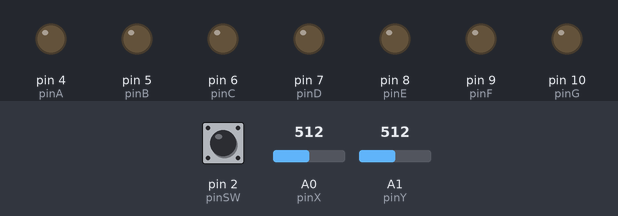
The sketch below on a simulated Arduino Uno, built with avr-gcc and run on an emulated ATmega328P. On the bench: output pins drawn as LEDs (lit = HIGH). Inputs (shaded band) come from the test bench; at power-on: A1 (pinY) = 512, pin 2 (pinSW) HIGH, A0 (pinX) = 512. Pins used as bus, display or sensor lines are not drawn.

Above: at 1.2 s.
1.3 s: A1 (pinY) set to 418
2.8 s: A1 (pinY) set to 382
At 3.44 s:
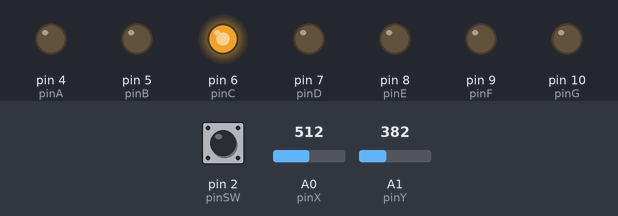
5.8 s: pin 2 (pinSW) pulled LOW for 0.15 s
7.5 s: pin 2 (pinSW) pulled LOW for 1 s
At 8.96 s:
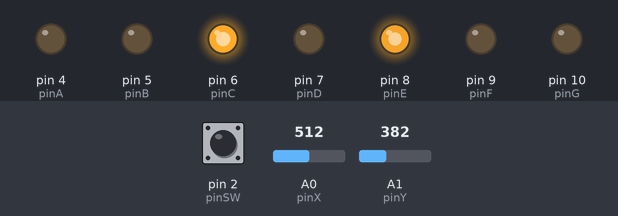
10.8 s: A0 (pinX) set to 610
13.8 s: pin 2 (pinSW) pulled LOW for 1 s
Timing chart, 0 to 16.8 s (numbered marks = the images above; inputs shaded):
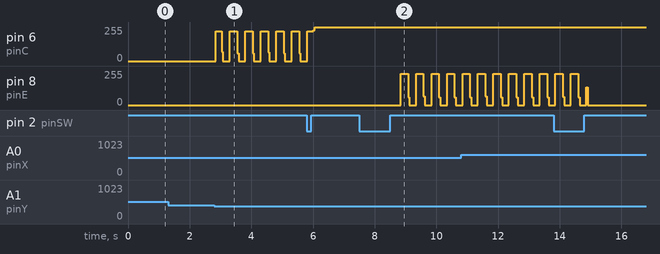

The sketch:

Homework3.ino
```cpp
const int pinSW = 2;
const int pinX = A0;
const int pinY = A1;

const int pinA = 4;
const int pinB = 5;
const int pinC = 6;
const int pinD = 7;
const int pinE = 8;
const int pinF = 9;
const int pinG = 10;
const int pinDP = 11;

volatile unsigned long lastDebounceTime = 0;
const unsigned long debounceDelay = 50;
const unsigned long debounceDelayTillRestart = 3000;

byte swState = HIGH;
bool switchState;
int currentState = 1;
int restart = 1;

const int segSize = 8;

bool commonAnode = false;

const int minThreshold = 400;
const int maxThreshold = 600;

bool joystickMoved;

int segments[segSize] = {
  pinA, pinB, pinC, pinD, pinE, pinF, pinG, pinDP
};

byte segmentsState[segSize] = {
  LOW, LOW, LOW, LOW, LOW, LOW, LOW, LOW
};

int xValue = 0;
int yValue = 0;

const int nowhere = -1;

const int ledNeighbours[segSize][4]{
  { nowhere,      pinG - pinA,  	pinF - pinA,    pinB - pinA   },
  { pinA - pinA,  pinG - pinA,    pinF - pinA,    nowhere       },
  { pinG - pinA,  pinD - pinA,    pinE - pinA,    pinDP - pinA  },
  { pinG - pinA,  nowhere,        pinE - pinA,    pinC - pinA   },
  { pinG - pinA,  pinD - pinA,    nowhere,        pinC - pinA   },
  { pinA - pinA,  pinG - pinA,    nowhere,        pinB - pinA   },
  { pinA - pinA,  pinD - pinA,    nowhere,        nowhere       },
  { nowhere,      nowhere,        pinC - pinA,    nowhere       }
};

int currentPosition = pinDP - pinA;

const unsigned long blinkInterval = 250;
unsigned long blinkTime = 0;
byte blinkState = LOW;

void pressedSW()
{
  lastDebounceTime = millis();
}

void setup() {

  for (int i = 0; i < segSize; i++) {
    pinMode(segments[i], OUTPUT);
  }
  if(commonAnode == true)
  {
    for(int i = 0; i <= segSize; i++)
    {
      segmentsState[i] = HIGH;
    }
  }

  pinMode(pinSW, INPUT_PULLUP);
  Serial.begin(9600);
  attachInterrupt(digitalPinToInterrupt(pinSW), pressedSW, CHANGE);

}

void statesModification()
{
  byte currentStateSW = digitalRead(pinSW);

  if (millis() - lastDebounceTime >= debounceDelay) {

    if (swState != currentStateSW) {

      swState = currentStateSW;

      if (swState == HIGH) {

        if(restart == 3){
          restart = 1;
        }

        else {
        switchState = true;
        }
      }
    } else if (currentState == 1 && currentStateSW == LOW && restart == 1 && millis() - lastDebounceTime >= debounceDelayTillRestart) {
        restart = 2;
    }
  }
}

void readAxes() {

  xValue = analogRead(A0);
  yValue = analogRead(A1);

}

void displaySegments() {

  for (int i = 0; i < segSize; i++)
  {
    digitalWrite(segments[i], segmentsState[i]);
  }
}

void restartSegments() {

  for (int i = 0; i < segSize; i++)
  {
    segmentsState[i] = LOW;
  }
  currentPosition = pinDP - pinA;
  restart = 3;
}

void state1(){

  if(!joystickMoved){

    if (xValue > maxThreshold) {
      currentPosition = (ledNeighbours[currentPosition][0] != nowhere) ? ledNeighbours[currentPosition][0] : currentPosition;
    }

    if (xValue < minThreshold) {
      currentPosition = (ledNeighbours[currentPosition][1] != nowhere) ? ledNeighbours[currentPosition][1] : currentPosition;
    }

    if (yValue > maxThreshold) {
      currentPosition = (ledNeighbours[currentPosition][3] != nowhere) ?ledNeighbours[currentPosition][3] : currentPosition;
    }

    if (yValue < minThreshold) {
      currentPosition = (ledNeighbours[currentPosition][2] != nowhere) ?ledNeighbours[currentPosition][2] : currentPosition;
    }

    joystickMoved = true;

  }

  if (xValue >= minThreshold && xValue <= maxThreshold && yValue >= minThreshold && yValue <= maxThreshold) {
    joystickMoved = false;
  }

  blinkLed(currentPosition + pinA);
}

void blinkLed(int pin) {

  digitalWrite(pin, blinkState);

  if (millis() - blinkTime > blinkInterval) {
    blinkTime = millis();
    blinkState = !blinkState;
  }
}

void state2() {

  if (!joystickMoved) {
    if (yValue > maxThreshold) {
      segmentsState[currentPosition] = LOW;
    }

    else if (yValue < minThreshold) {
      segmentsState[currentPosition] = HIGH;
    }

    joystickMoved = true;
  }

  if (xValue >= minThreshold && xValue <= maxThreshold) {
    joystickMoved = false;
  }
}

void loop() {

  statesModification();

  readAxes();

  displaySegments();

   if (currentState == 1 && restart == 2) {
    restartSegments();
    switchState = false;
  }

  if (currentState == 1 && switchState == true) {
    currentState = 2;
    switchState = false;
  }

  if (currentState == 2 && switchState == true){
    currentState = 1;
    switchState = false;
  }

  switch (currentState) {
  case 1:
    state1();
    break;
  case 2:
    state2();
    break;
  default:
    break;
  }
}
```

Measured:
- the behaviour switches between 400 and 399 on A1 (pinY) (found by bisection; images 0 and 1)
- after the input at 1.3 s, every drawn part: stays the same
- by itself, pin 8 (pinE): alternates 233/255 for 0.24 s and 0/255 for 0.26 s, 4 changes in all, then stays 0/255
